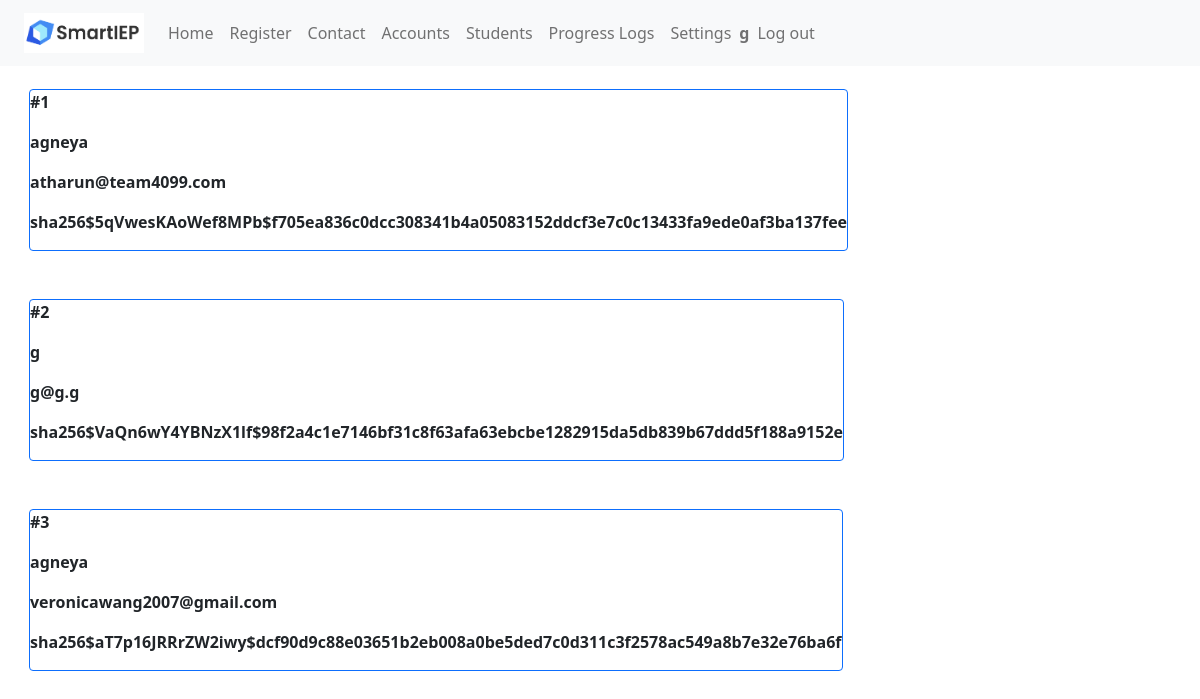
The page /accounts (signed in) on the database its author committed.
### app.py (models this page shows, shortened)
class Accounts(UserMixin, db.Model):
	__tablename__ = 'accounts'
	account_id = db.Column(db.Integer, primary_key=True)
	callname = db.Column(db.String(200),nullable=False)
	username = db.Column(db.String(200),nullable=False)
	password = db.Column(db.String(200),nullable=False)

### app.py (the view)
@main.route("/accounts")
@login_required
def accounts():
	accounts = Accounts.query.all()
	return render_template('accounts.html',accounts=accounts)

### app.py (called while the page is built)
@login_manager.user_loader
def load_user(account_id):
    return Accounts.query.get(int(account_id))

@app.context_processor
def utility_processor():
	def parse_tasks(newData):
		if (newData != ""):
			goalArrays = []
			for i in range(MAX_GOALS):
				goalArrays.append([])
			parts = newData[:-1].split(";")
			counter = 0
			for part in parts:
				if part[1] == "[":
					part = re.sub("\[.*?\]","[]",part)
					part = part.replace("[","").replace("]","")
					goalArrays[counter].append(part)
					counter = counter + 1
			for part in parts:
				if part[1] == "(":
					goalKey = int(part[part.find("(")+1:part.find(")")])
					part = re.sub("\(.*?\)","()",part)
					part = part.replace("(","").replace(")","")
					goalArrays[goalKey].append(part)
			return goalArrays
		else:
			return []
	return dict(parse_tasks=parse_tasks)

@app.context_processor
def add_imports():
    return dict(json=json)

### templates/accounts.html (shortened to what this page needs)
<!DOCTYPE html>
<html lang="en">
    <head>
        <link href="https://cdn.jsdelivr.net/npm/bootstrap@5.0.2/dist/css/bootstrap.min.css" rel="stylesheet">
    </head>
    <header>
      {% include 'nav.html' %}
    </header>
    <body>
        <div class="content">
            {% for account in accounts %}
                <div class="m-4 border border-primary rounded">
                    <p><b>#{{ account.account_id }}</b></p>
                    <p><b>{{ account.callname }}</b></p>
                    <p><b>{{ account.username }}</b></p>
                    <p><b>{{ account.password }}</b></p>
                </div>
            {% endfor %}
        </div>
    </body>
</html>

### templates/nav.html (shortened to what this page needs)
<nav class="px-4 navbar fixed-top navbar-expand-lg navbar-light bg-light">
    <a class="navbar-brand" href="/"><img src="static\smartieplogo.png" width="120" height="40"></a>
    <div>
      <ul class="navbar-nav mr-auto">
        <li class="nav-item active">
          <a class="nav-link" href="/signin">Home</a>
        </li>
        <li class="nav-item">
          <a class="nav-link" href="/register">Register</a>
        </li>
        <li class="nav-item">
          <a class="nav-link" href="/contactus">Contact</a>
        </li>
        {% if current_user.is_authenticated %}
        <li class="nav-item">
          <a class="nav-link" href="/accounts">Accounts</a>
        </li>
        <li class="nav-item">
          <a class="nav-link" href="/students">Students</a>
        </li>
        <li class="nav-item">
          <a class="nav-link" href="/logs">Progress Logs</a>
        </li>
        <li class="nav-item">
          <a class="nav-link" href="/terminatestudent">Settings</a>
        </li>
        <span style="float: right" class="navbar-text navbar-right">
          <b>{{ current_user.callname }}</b>
        </span>
        <li style="float: right" class="nav-item">
          <a class="nav-link" href="/logout">Log out</a>
        </li>
      </ul>
        {% endif %}
    </div>
  </nav>

### templates/accounts.html (style rules this page uses)
.content { margin: 5px; width: 100%; display: flex; flex-direction: row; flex-wrap: wrap; }
body { padding-top: 60px; }

### rows shown on the page
Accounts: callname "g", account_id "2", username "g@g.g", password "sha256$VaQn6wY4YBNzX1lf$98f2a4c1e7146bf31c8f63afa63ebcbe1282915da5db839b67ddd5f188a9152e"
Accounts: account_id "1", callname "agneya", username "atharun@team4099.com", password "sha256$5qVwesKAoWef8MPb$f705ea836c0dcc308341b4a05083152ddcf3e7c0c13433fa9ede0af3ba137fee"
Accounts: account_id "3", callname "agneya", username "veronicawang2007@gmail.com", password "sha256$aT7p16JRRrZW2iwy$dcf90d9c88e03651b2eb008a0be5ded7c0d311c3f2578ac549a8b7e32e76ba6f"
